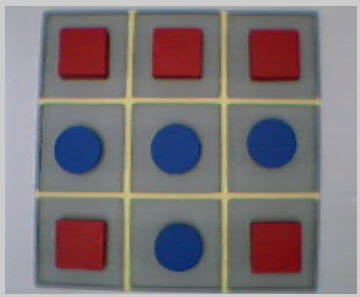
#> input picture images/tablero.jpg, 360 x 297 px
$ python windwx.py
#> lines starting #> are read from the running program, lines starting #| are printed output that depends on the picture; after the words box and inside, x2 and y2 are one past the last pixel; in counts of white or black regions, pixels touching at a corner belong together
import cv2 as cv
import numpy as np
import matplotlib.pyplot as plt

img= cv.imread('images/tablero.jpg')
#> img is the input picture: shape (297, 360, 3); mean B, G, R 120.6, 117, 125.2
img_gris = cv.cvtColor(img, cv.COLOR_BGR2GRAY)
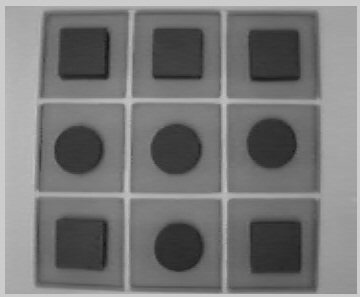
#> img_gris: shape (297, 360); min 21, max 209, mean 119.8
#noramalizar la imagen
img_gris_norm = cv.normalize(img_gris, None, 0, 255, cv.NORM_MINMAX).astype(np.uint8)
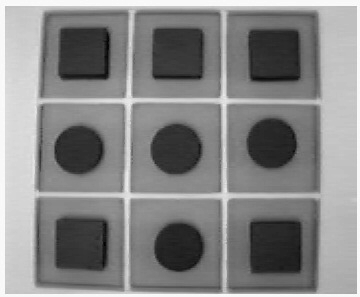
#> img_gris_norm: shape (297, 360); min 0, max 255, mean 134.1
#filtro frecuencial pasa bajas
def aplicar_filtro_frecuencial(img_gris, radio):
#> called with radio = 30
    dft = cv.dft(np.float32(img_gris), flags=cv.DFT_COMPLEX_OUTPUT)
    dft_shift = np.fft.fftshift(dft)
    rows, cols = img_gris.shape
#> rows = 297; cols = 360
    crow, ccol = rows // 2, cols // 2
#> crow = 148; ccol = 180

    mask = np.zeros((rows, cols, 2), np.uint8)
    cv.circle(mask, (ccol, crow), radio, (1, 1, 1), -1)

    fshift = dft_shift * mask
    f_ishift = np.fft.ifftshift(fshift)
    img_back = cv.idft(f_ishift)
    img_back = cv.magnitude(img_back[:, :, 0], img_back[:, :, 1])
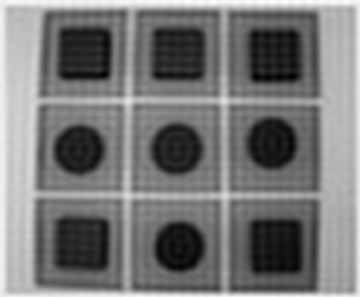
#> img_back: shape (297, 360) float32; min 1635326.9, max 28504388, mean 14335088; drawn with min black and max white
    return cv.normalize(img_back, None, 0, 255, cv.NORM_MINMAX).astype(np.uint8)

res_final = aplicar_filtro_frecuencial(img_gris_norm, 30)
#mostrar espectro y mostrarlo como imagen
f = np.fft.fft2(img_gris)
fshift = np.fft.fftshift(f)
magnitude_spectrum = 20 * np.log(np.abs(fshift))
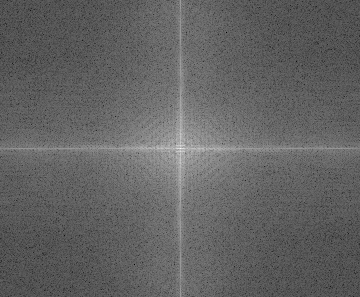
#> magnitude_spectrum: shape (297, 360) float64; min -14.67, max 327.3, mean 118.4; drawn with min black and max white
plt.figure(1)
plt.imshow(magnitude_spectrum)
plt.title('Espectro de Frecuencia')
plt.colorbar()
plt.show()
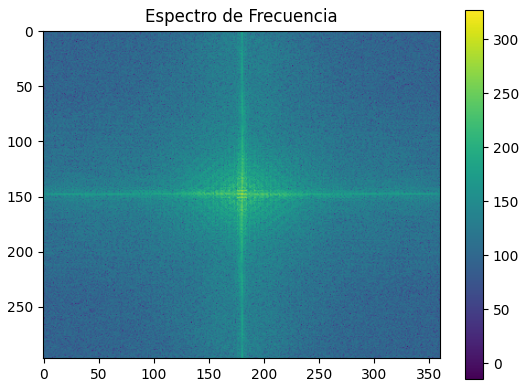
#> figure drawn by matplotlib, 2 panels


#filtro gaussiano
img_gauss = cv.GaussianBlur(res_final, (9, 9), 35)
cv.imshow("Imagen Gaussiana", img_gauss)

#filtro pasa altas
#1-gaussiana
res_final_altas = cv.subtract(res_final, img_gauss)
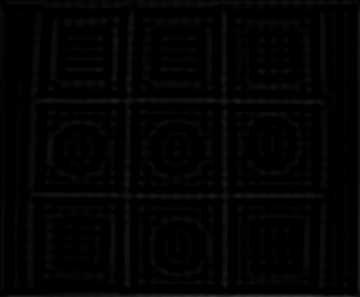
#> res_final_altas: shape (297, 360); min 0, max 55, mean 3
res_final_altas = np.where(res_final_altas > 8, 255, 0).astype(np.uint8)
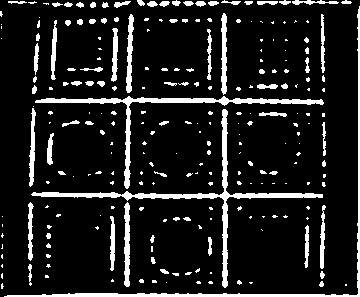
#> res_final_altas: shape (297, 360); 11.8% white; 239 white regions (161 under 20 px), largest, box (x1, y1, x2, y2) and area: (31, 109, 323, 288) 2165, (35, 96, 324, 189) 1715, (4, 6, 360, 297) 1710
cv.imshow("Imagen Pasa Altas", res_final_altas)


cv.imshow("Imagen Original", img_gris)
cv.imshow("Imagen Filtrada", res_final)
cv.waitKey(0)
cv.destroyAllWindows()

$ run again, with images/TRexC.jpg copied over images/tablero.jpg
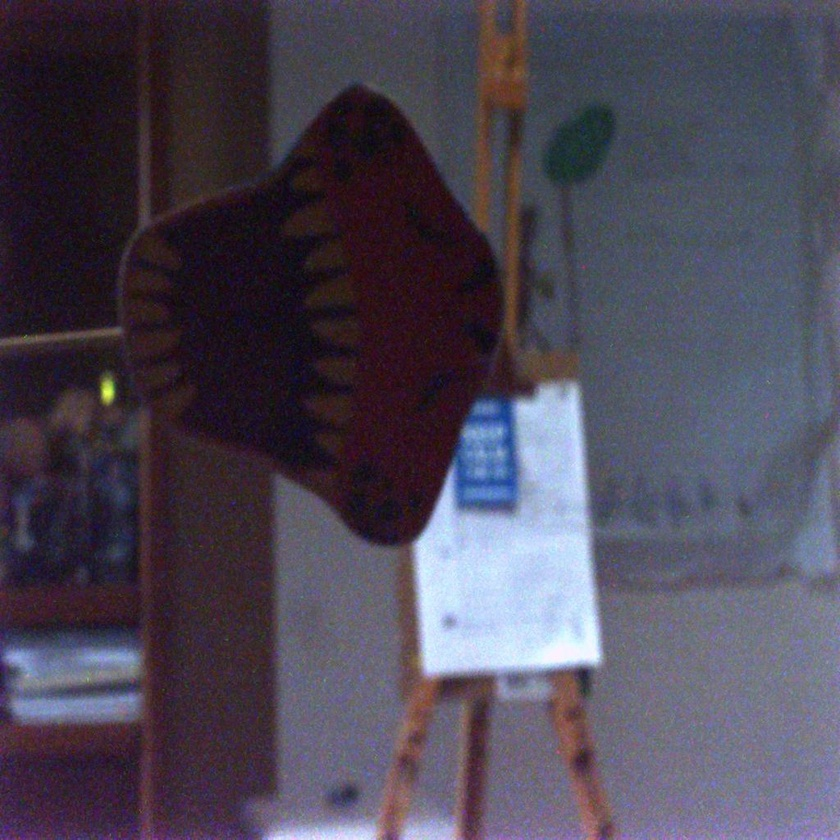
#> input picture images/TRexC.jpg, 840 x 840 px, shrunk from 1024 x 1024 before the run
#> img is the input picture: shape (840, 840, 3); mean B, G, R 86, 70.9, 76.5
#> `plt.show()`:
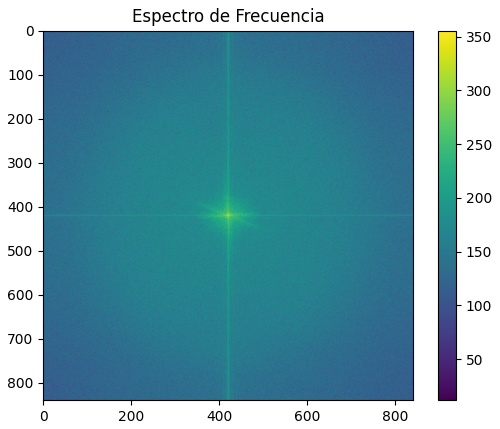
#> figure drawn by matplotlib, 2 panels
#> `res_final_altas = np.where(res_final_altas > 8, 255, 0).astype(np.uint8)`:
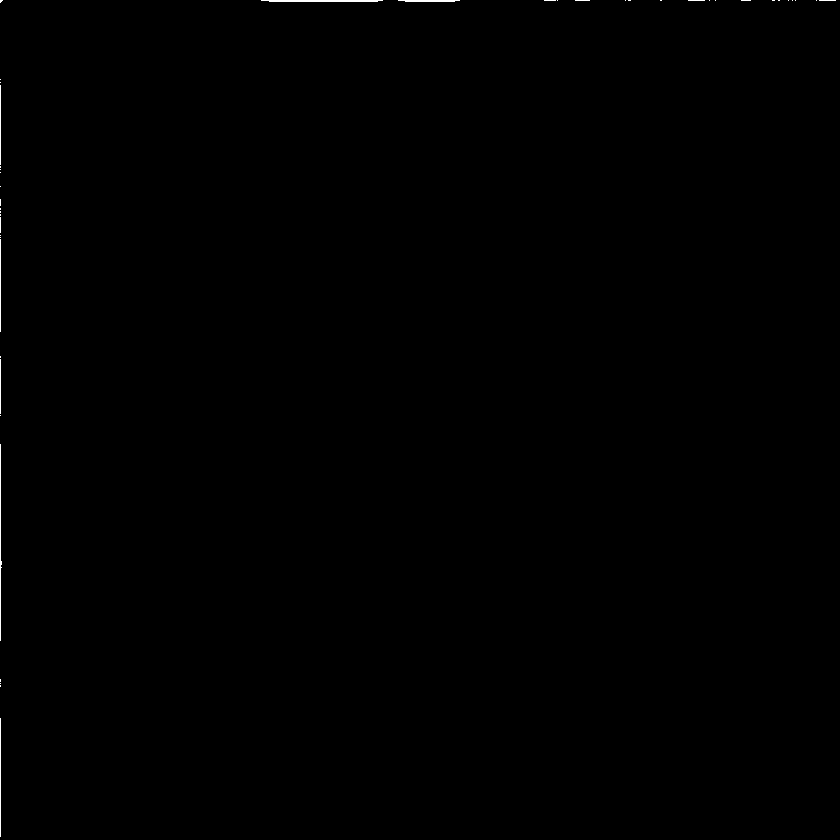
#> res_final_altas: shape (840, 840); 0.15% white; 43 white regions (36 under 20 px), largest, box (x1, y1, x2, y2) and area: (261, 0, 383, 2) 231, (0, 444, 2, 641) 202, (0, 718, 1, 837) 119

$ run again, with images/TRexCOriginal.jpg copied over images/tablero.jpg
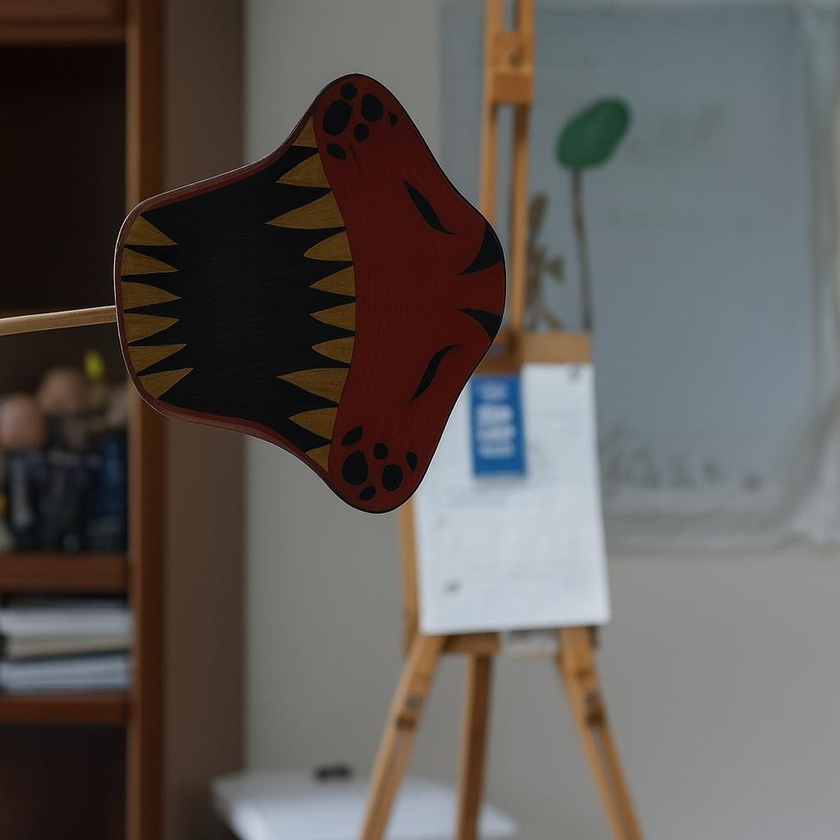
#> input picture images/TRexCOriginal.jpg, 840 x 840 px, shrunk from 1024 x 1024 before the run
#> img is the input picture: shape (840, 840, 3); mean B, G, R 86, 89.1, 94.2
#> `plt.show()`:
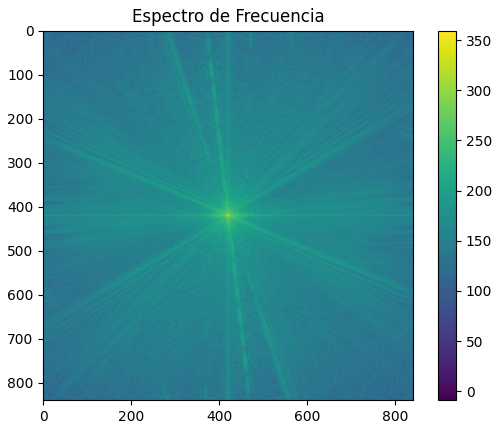
#> figure drawn by matplotlib, 2 panels
#> `res_final_altas = np.where(res_final_altas > 8, 255, 0).astype(np.uint8)`:
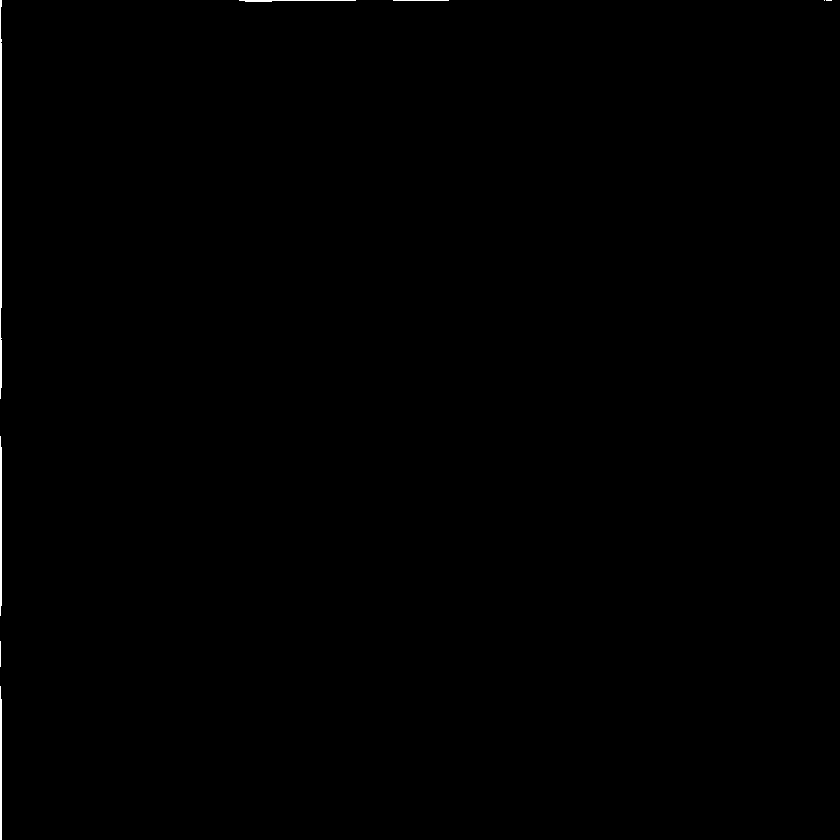
#> res_final_altas: shape (840, 840); 0.23% white; 8 white regions (2 under 20 px), largest, box (x1, y1, x2, y2) and area: (0, 0, 2, 399) 723, (0, 436, 2, 616) 339, (0, 686, 2, 840) 295, (239, 0, 356, 2) 144, (393, 0, 449, 1) 56, (0, 641, 1, 667) 26
